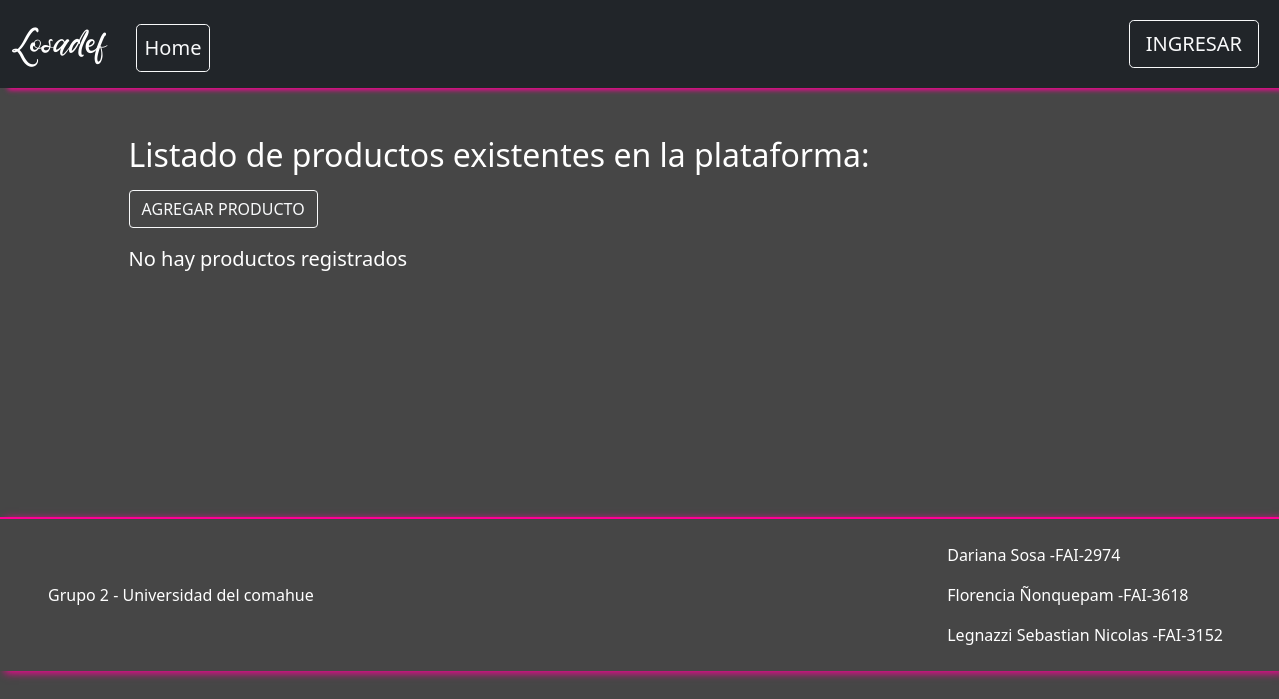
Page /Vista/Deposito/listaProductos.php on the earlier database version.
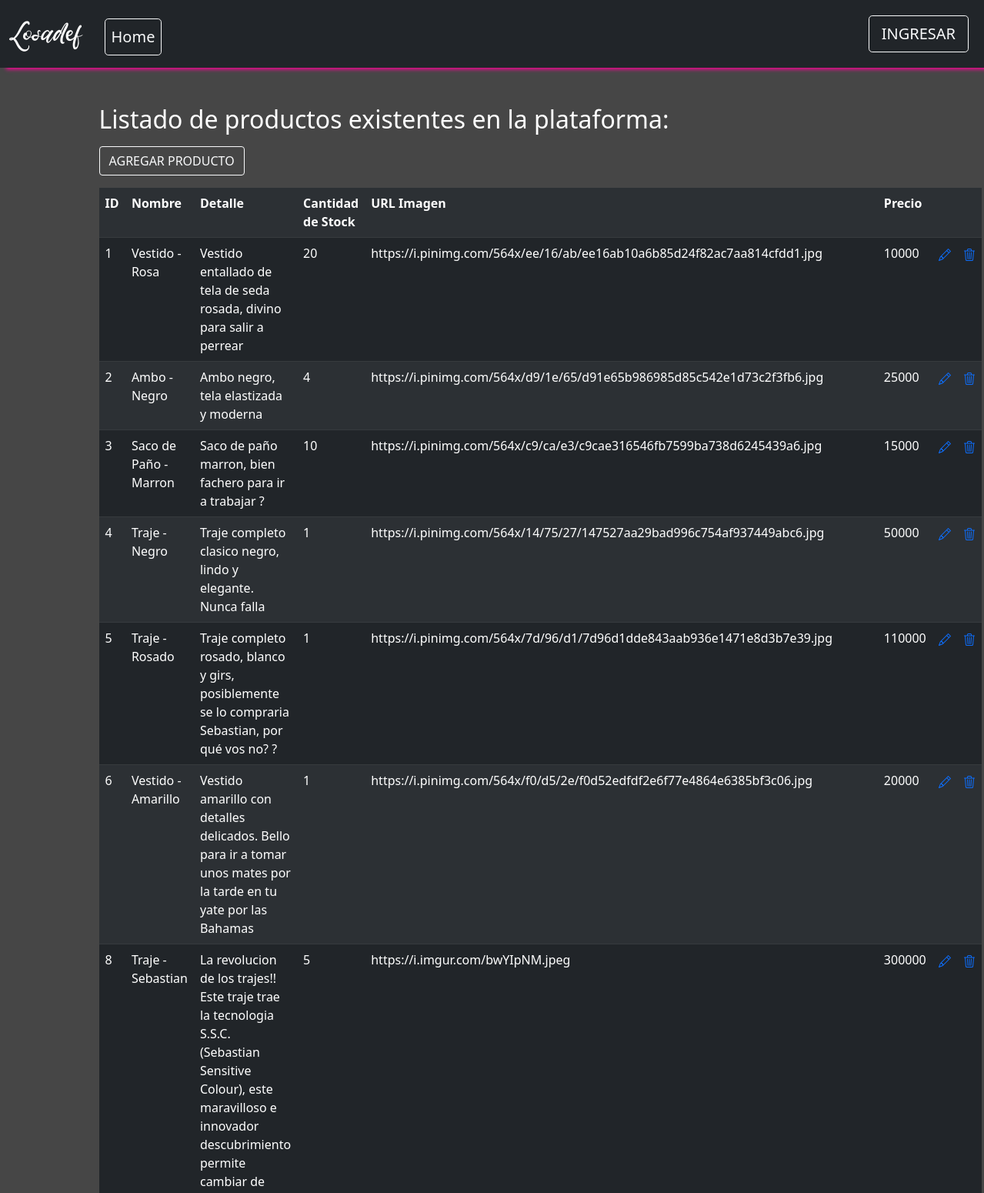
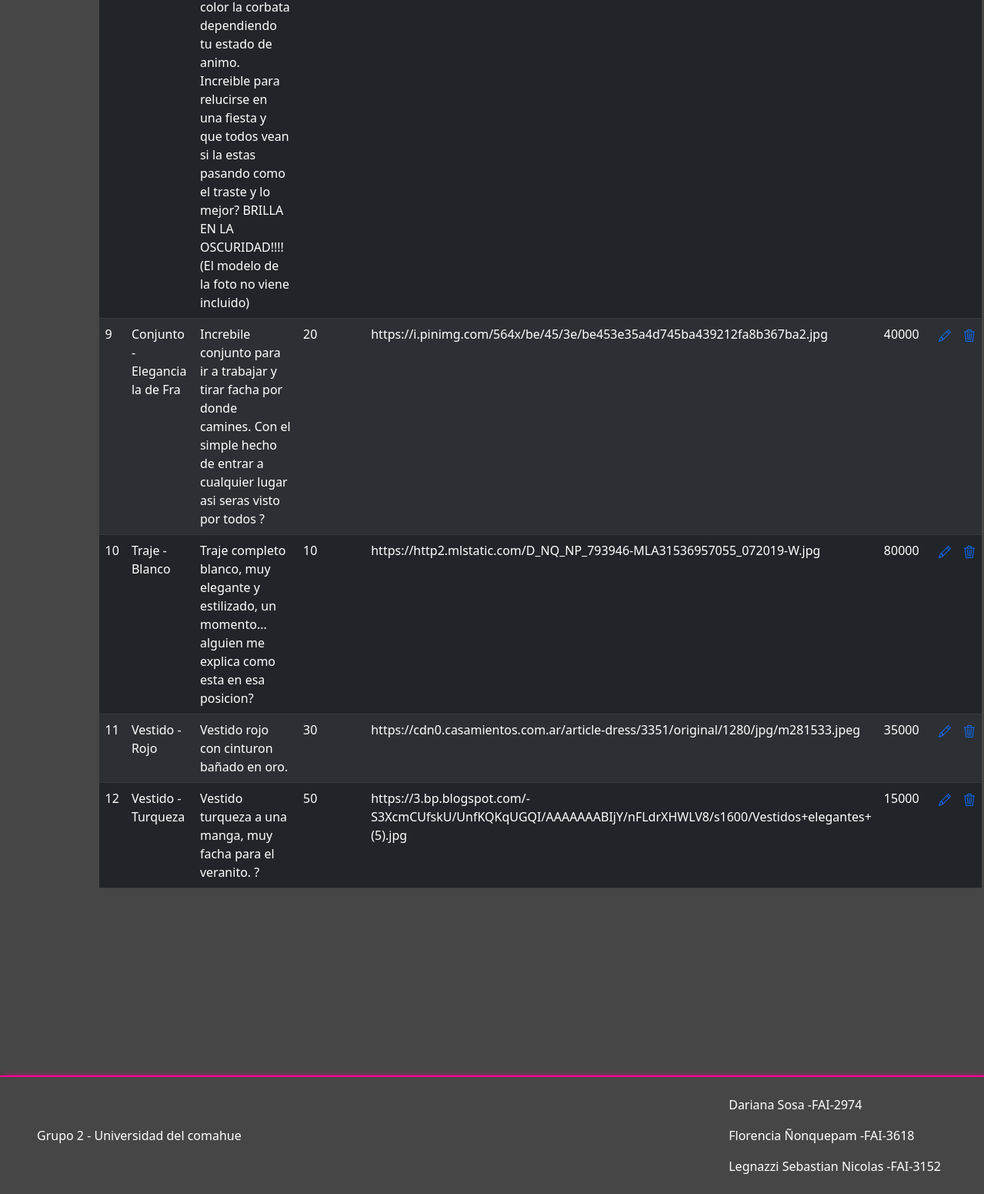
Same page on the later database version (2 pictures, top to bottom).
### tables this page shows
CREATE TABLE IF NOT EXISTS `producto` (
  `idProducto` bigint(20) NOT NULL AUTO_INCREMENT,
  `proNombre` varchar(30) NOT NULL,
  `proDetalle` varchar(512) NOT NULL,
  `proCantStock` int(11) NOT NULL,
  `proPrecio` int(11) NOT NULL,
  `urlImagen` varchar(200) NOT NULL,
  PRIMARY KEY (`idProducto`),
  UNIQUE KEY `idproducto` (`idProducto`)
);

### util/funciones.php (called while the page is built, shortened)
<?php
spl_autoload_register(function ($class_name){
    $directorys = array(
        $GLOBALS['ROOT'].'Modelo/',
        $GLOBALS['ROOT'].'Modelo/conector/',
        $GLOBALS['ROOT'].'Control/',
    );
});
?>

### Control/C_Session.php (called while the page is built, shortened)
<?php
class C_Session{
    public function activa(){
        $resp=isset($_SESSION["nombreUsuario"])? TRUE : FALSE;
        return $resp;
    }
}
?>

### modelo/Producto.php (called while the page is built, shortened)
<?php
class Producto
{
    private $idProducto;
    private $nombre;
    private $detalle;
    private $cantStock;
    private $proPrecio;
    private $urlImagen;
    public function setIdProducto($idProducto)
    {
        $this->idProducto = $idProducto;
    }
    public function setNombre($nombre)
    {
        $this->nombre = $nombre;
    }
    public function setDetalle($detalle)
    {
        $this->detalle = $detalle;
    }
    public function setCantStock($cantStock)
    {
        $this->cantStock = $cantStock;
    }
    public function setUrlImagen($urlImagen)
    {
        $this->urlImagen = $urlImagen;
    }
    public function setProPrecio($proPrecio)
    {
        $this->proPrecio = $proPrecio;
    }
    public function getIdProducto()
    {
        return $this->idProducto;
    }
    public function getNombre()
    {
        return $this->nombre;
    }
    public function getDetalle()
    {
        return $this->detalle;
    }
    public function getCantStock()
    {
        return $this->cantStock;
    }
    public function getUrlImagen()
    {
        return $this->urlImagen;
    }
    public function getProPrecio()
    {
        return $this->proPrecio;
    }
    public function __construct()
    {
        $this->idProducto = "";
        $this->nombre = "";
        $this->detalle = "";
        $this->proPrecio = "";
        $this->cantStock = "";
        $this->urlImagen = "";
    }
    public function listar($condicion = "")
    {
        $arregloProductos = null;
        $base = new BaseDatos();
        $consultaPersona = "SELECT * FROM producto ";
        if ($condicion != "") {
            $consultaPersona = $consultaPersona . ' WHERE ' . $condicion;
        }
        $consultaPersona .= " ORDER BY idproducto ";
        if ($base->Iniciar()) {
            if ($base->Ejecutar($consultaPersona)) {
                $arregloProductos = array();
                while ($Producto = $base->Registro()) {
                    $objProducto = new Producto();
                    $objProducto->setear($Producto['idProducto'], $Producto['proNombre'], $Producto['proDetalle'], $Producto['proCantStock'], $Producto['proPrecio'], $Producto['urlImagen']);
                    array_push($arregloProductos, $objProducto);
                }
            } else {
                $this->setMensajeFuncion($base->getError());
            }
        } else {
            $this->setMensajeFuncion($base->getError());
        }
        return $arregloProductos;
    }
}

### modelo/conector/BaseDatos.php (called while the page is built, shortened)
<?php
class BaseDatos extends PDO {
  	private $conec;
  	private $indice;
  	private $resultado;
    public function __construct(){
        $this->error ="";
        $this->indice =0;
        try {
           $this->conec=true;
        }catch (PDOException $e) {
            $this->sql = $e->getMessage();
            $this->conec=false;
        }
    }
    public function Iniciar(){
        return $this->getConec();
    }
    public function getConec(){
        return $this->conec;
    }
    public function setError($e){
        $this->error = $e;
    }
    public function getError(){
        return "\n".$this->error;
    }
    public function setSQL($e){
        return "\n".$this->sql = $e;
    }
    public function Ejecutar($sql){
        $resp = null;
        if ( stristr($sql,"select")){
            $resp =  $this->EjecutarSelect($sql);
        }
        return $resp;
   }
   private function EjecutarSelect($sql){
       $cant = -1;
       $resultado=parent::query($sql);
       if(!$resultado){
           $this->analizarDebug();
       }else {
          $arregloResult = $resultado->fetchAll();
          $cant = count($arregloResult);
       }
       return $cant;
   }
   public function Registro() {
       $filaActual = false;
       $indiceActual = $this->getIndice();
       if ($indiceActual>=0) {
           $filas = $this->getResultado();
           if($indiceActual<count($filas)){
               $filaActual =  $filas[$indiceActual];
           }else {
               $this->setIndice(-1);
           }
       }
       return $filaActual;
   }
   private function setIndice ($valor){
       $this->indice = $valor;
   }
   private function getIndice (){
       return $this->indice;
   }
   private function setResultado($valor){
       $this->resultado = $valor;
   }
   private function getResultado(){
      return $this->resultado;
   }
}

### control/C_Producto.php (called while the page is built, shortened)
<?php
class C_Producto
{
    public function buscar($param = "")
    {
        $where = " true ";
        $objProducto= new Producto();
        $arregloProductos = $objProducto->listar($where);
        return $arregloProductos;
    }
}

### Vista/Deposito/listaProductos.php (the view, shortened to what this page needs)
<?php
include_once("../estructura/Cabecera.php");
$objProducto = new C_Producto();
$arrayProductos = $objProducto->buscar();
?>
<div class="container-fluid" style="margin-bottom: 19%">
    <div class="container col-md-10 text-white mt-5">
        <h2>Listado de productos existentes en la plataforma:</h2>
        <div class="mb-3">
            <div class="mt-3 mb-3">
                <a class="btn text-decoration-none btn btn-outline-light" href="cargarProducto.php">AGREGAR PRODUCTO</a>
            </div>
            <?php
            if ($arrayProductos != null) {
            ?>
                <table class="table table-striped table-dark">
                    <tr>
                        <th>ID</th>
                        <th>Nombre</th>
                        <th>Detalle</th>
                        <th>Cantidad de Stock</th>
                        <th>URL Imagen</th>
                        <th>Precio</th>
                        <th></th>
                        <th></th>
                    </tr>
                <?php
                foreach ($arrayProductos as $producto) {
                    echo '<tr>';
                    echo '<td>' . $producto->getIdProducto() . '</td>';
                    echo '<td>' . $producto->getNombre() . '</td>';
                    echo '<td>' . $producto->getDetalle() . '</td>';
                    echo '<td>' . $producto->getCantStock() . '</td>';
                    echo '<td>' . $producto->getUrlImagen() . '</td>';
                    echo '<td>' . $producto->getProPrecio() . '</td>';
                    echo '<td><a class="edit" href="#editarProducto"><svg xmlns="http://www.w3.org/2000/svg" width="16" height="16" fill="currentColor" class="bi bi-pencil" viewBox="0 0 16 16">
                    <path d="M12.146.146a.5.5 0 0 1 .708 0l3 3a.5.5 0 0 1 0 .708l-10 10a.5.5 0 0 1-.168.11l-5 2a.5.5 0 0 1-.65-.65l2-5a.5.5 0 0 1 .11-.168l10-10zM11.207 2.5 13.5 4.793 14.793 3.5 12.5 1.207 11.207 2.5zm1.586 3L10.5 3.207 4 9.707V10h.5a.5.5 0 0 1 .5.5v.5h.5a.5.5 0 0 1 .5.5v.5h.293l6.5-6.5zm-9.761 5.175-.106.106-1.528 3.821 3.821-1.528.106-.106A.5.5 0 0 1 5 12.5V12h-.5a.5.5 0 0 1-.5-.5V11h-.5a.5.5 0 0 1-.468-.325z"/>
                    </svg></a></td>';
                    echo '<td><a class="remove" href="#"><svg xmlns="http://www.w3.org/2000/svg" width="16" height="16" fill="currentColor" class="bi bi-trash3" viewBox="0 0 16 16"><path d="M6.5 1h3a.5.5 0 0 1 .5.5v1H6v-1a.5.5 0 0 1 .5-.5ZM11 2.5v-1A1.5 1.5 0 0 0 9.5 0h-3A1.5 1.5 0 0 0 5 1.5v1H2.506a.58.58 0 0 0-.01 0H1.5a.5.5 0 0 0 0 1h.538l.853 10.66A2 2 0 0 0 4.885 16h6.23a2 2 0 0 0 1.994-1.84l.853-10.66h.538a.5.5 0 0 0 0-1h-.995a.59.59 0 0 0-.01 0H11Zm1.958 1-.846 10.58a1 1 0 0 1-.997.92h-6.23a1 1 0 0 1-.997-.92L3.042 3.5h9.916Zm-7.487 1a.5.5 0 0 1 .528.47l.5 8.5a.5.5 0 0 1-.998.06L5 5.03a.5.5 0 0 1 .47-.53Zm5.058 0a.5.5 0 0 1 .47.53l-.5 8.5a.5.5 0 1 1-.998-.06l.5-8.5a.5.5 0 0 1 .528-.47ZM8 4.5a.5.5 0 0 1 .5.5v8.5a.5.5 0 0 1-1 0V5a.5.5 0 0 1 .5-.5Z"/></svg></a></td>';
                    echo '</tr>';
                }
            } else {
                echo '<p class="lead">No hay productos registrados </p>';
            }
                ?>
                </table>
        </div>
    </div>
</div>
<?php
include_once("../estructura/Pie.php");
?>

### vista/estructura/Cabecera.php (shortened to what this page needs)
<?php
$objSession = new C_Session();
?>
<!DOCTYPE html>
<html lang="en">
<head>
  <link rel="stylesheet" href="../bootstrap/css/bootstrap.min.css">
  <link rel="stylesheet" href="../css/producto.css">
  <link rel="stylesheet" href="../css/home.css">
  <link rel="stylesheet" href="../alertas/dist/sweetalert2.min.css">
</head>
<body>
  <header class="navbar navbar-expand-lg navbar-dark bg-dark" >
    <div class="container-fluid">
        <a href="../../index.php" class="navbar-brand losadef text-white">
          Losadef
        </a>
        <div class="collapse navbar-collapse" id="navbarsExample03">
          <ul class="navbar-nav me-auto mb-2 m-2 mb-sm-0">
            <li><a href="../../index.php" role="button" class="px-2 mx-1 btn btn-lg btn-outline-light">Home</a></li>
          </ul>
          <div class="text-end d-flex align-items-center">
            <?php if ($objSession->activa()) {
            ?>
            <select class="form-select form-select-lg me-2" id="cambiar_vista" aria-label=".form-select-lg example">
              <option selected disabled><?php echo $_SESSION['vista']->getRolDescripcion() ?></option>
              <?php
            foreach($objRoles as $objRol){
              ?>
              <option value="<?php echo $objRol->getIdRol() ?>"><?php echo $objRol->getRolDescripcion() ?></option>
              <?php
            }
              ?>
            </select>
              <button type='button' class='btn btn-lg btn-outline-light me-2' onclick="cerrarSesion()">SALIR</button>
            <?php
            } else {
            ?>
              <a href='../sesion/IniciarSesion.php' class='btn btn-lg btn-outline-light me-2'>INGRESAR</a>
            <?php
            } ?>
        </div>
      </div>
    </div>
  </header>

### vista/estructura/Pie.php
<footer class=" d-flex flex-wrap justify-content-between align-items-center py-3 px-5" id="footer" style="width: 100%;">
    <p class="col-md-4 mb-0 text-white" style="display: inline-block;" id="universidad"> Grupo 2 - Universidad del comahue</p>
    <ul class="nav justify-content-end flex-column col-3,5">
        <li class="nav-item"><a href="https://github.com/florencianionquepan" class="nav-link px-2 text-white"><span>Dariana Sosa -FAI-2974</span></a></li>
        <li class="nav-item"><a href="https://github.com/darianasm" class="nav-link px-2 text-white"><span> Florencia Ñonquepam -FAI-3618</span></a></li>
        <li class="nav-item"><a href="https://github.com/SebastianLegnazzi" class="nav-link px-2 text-white"><span> Legnazzi Sebastian Nicolas -FAI-3152</span></a></li>
    </ul>
</footer>
</html>

### vista/css/producto.css (style rules this page uses)
html { scroll-behavior: smooth; }
body { background-color: rgb(70, 70, 70); }
footer { position: relative; bottom: 0; margin-top: 140px; border-top: 2px solid rgb(255, 0, 149); box-shadow: 5px 2px 8px rgb(255, 0, 149); }

### Vista/css/home.css (style rules this page uses)
.losadef { font-family: "mifuente"; font-size:4.5ch; }
header { box-shadow: 8px 2px 5px rgb(255, 0, 149); margin-bottom:4px; }

Differences in the rows shown:
added producto: idProducto "1", proNombre "Vestido - Rosa", proDetalle "Vestido entallado de tela de seda rosada, divino para salir a perrear", proCantStock "20", urlImagen "https://i.pinimg.com/564x/ee/16/ab/ee16ab10a6b85d24f82ac7aa814cfdd1.jpg", proPrecio "10000"
added producto: idProducto "2", proNombre "Ambo - Negro", proDetalle "Ambo negro, tela elastizada y moderna", proCantStock "4", urlImagen "https://i.pinimg.com/564x/d9/1e/65/d91e65b986985d85c542e1d73c2f3fb6.jpg", proPrecio "25000"
added producto: idProducto "3", proNombre "Saco de Paño - Marron", proDetalle "Saco de paño marron, bien fachero para ir a trabajar ?", proCantStock "10", urlImagen "https://i.pinimg.com/564x/c9/ca/e3/c9cae316546fb7599ba738d6245439a6.jpg", proPrecio "15000"
added producto: idProducto "4", proNombre "Traje - Negro", proDetalle "Traje completo clasico negro, lindo y elegante. Nunca falla", proCantStock "1", urlImagen "https://i.pinimg.com/564x/14/75/27/147527aa29bad996c754af937449abc6.jpg", proPrecio "50000"
added producto: idProducto "5", proNombre "Traje - Rosado", proDetalle "Traje completo rosado, blanco y girs, posiblemente se lo compraria Sebastian, por qué vos no? ?", proCantStock "1", urlImagen "https://i.pinimg.com/564x/7d/96/d1/7d96d1dde843aab936e1471e8d3b7e39.jpg", proPrecio "110000"
added producto: idProducto "6", proNombre "Vestido - Amarillo", proDetalle "Vestido amarillo con detalles delicados. Bello para ir a tomar unos mates por la tarde en tu yate por las Bahamas", proCantStock "1", urlImagen "https://i.pinimg.com/564x/f0/d5/2e/f0d52edfdf2e6f77e4864e6385bf3c06.jpg", proPrecio "20000"
added producto: idProducto "8", proNombre "Traje - Sebastian", proDetalle "La revolucion de los trajes!! Este traje trae la tecnologia S.S.C. (Sebastian Sensitive Colour), este maravilloso e innovador descubrimiento permite cambiar de color la corbata dependiendo tu estado de animo. Increible para relucirse en una fiesta y que todos vean si la estas pasando como el traste y lo mejor? BRILLA EN LA OSCURIDAD!!!! (El modelo de la foto no viene incluido)", proCantStock "5", urlImagen "https://i.imgur.com/bwYIpNM.jpeg", proPrecio "300000"
added producto: idProducto "9", proNombre "Conjunto - Elegancia la de Fra", proDetalle "Increbile conjunto para ir a trabajar y tirar facha por donde camines. Con el simple hecho de entrar a cualquier lugar asi seras visto por todos ?", proCantStock "20", urlImagen "https://i.pinimg.com/564x/be/45/3e/be453e35a4d745ba439212fa8b367ba2.jpg", proPrecio "40000"
added producto: idProducto "10", proNombre "Traje - Blanco", proDetalle "Traje completo blanco, muy elegante y estilizado, un momento... alguien me explica como esta en esa posicion?", proCantStock "10", urlImagen "https://http2.mlstatic.com/D_NQ_NP_793946-MLA31536957055_072019-W.jpg", proPrecio "80000"
added producto: idProducto "11", proNombre "Vestido - Rojo", proDetalle "Vestido rojo con cinturon bañado en oro.", proCantStock "30", urlImagen "https://cdn0.casamientos.com.ar/article-dress/3351/original/1280/jpg/m281533.jpeg", proPrecio "35000"
added producto: idProducto "12", proNombre "Vestido - Turqueza", proDetalle "Vestido turqueza a una manga, muy facha para el veranito. ?", proCantStock "50", urlImagen "https://3.bp.blogspot.com/-S3XcmCUfskU/UnfKQKqUGQI/AAAAAAABIjY/nFLdrXHWLV8/s1600/Vestidos+elegantes+(5).jpg", proPrecio "15000"
Other differences:
text no longer shown: "No hay productos registrados"
text now shown: "ID Nombre Detalle Cantidad de Stock URL Imagen Precio"
